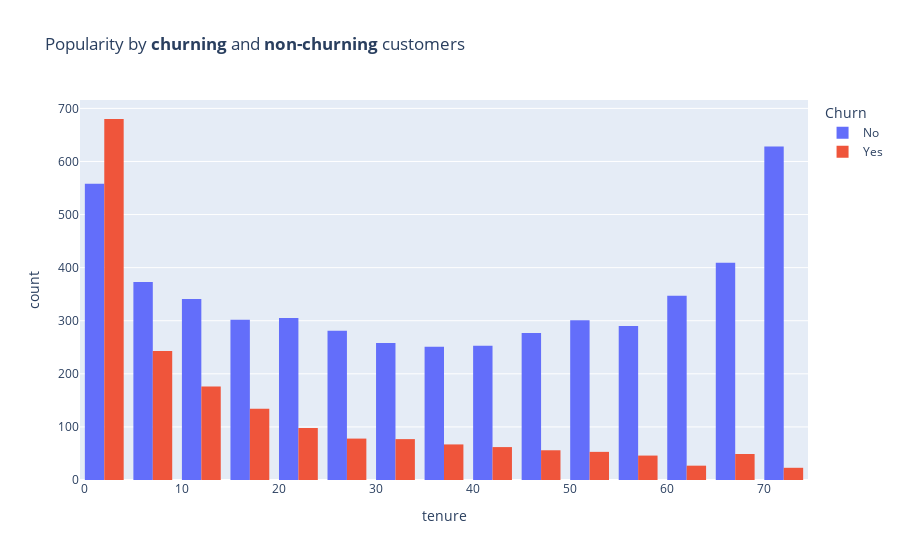

Source (notebook cell):
### Code cell
fig = px.histogram(
    data_frame=df,
    x="tenure",
    color="Churn",
    barmode="group",
    nbins=30,
    title="Popularity by <b>churning</b> and <b>non-churning</b> customers",
)
fig.show()

### Figure 1 — Plotly figure (JSON) as saved in the notebook; plotly's stock layout.template omitted (floating-point values rounded to 4 significant figures; data arrays with more than 128 entries replaced by an {"elided": "..."} marker saying what was removed)
{"data": [{"alignmentgroup": "True", "bingroup": "x", "hovertemplate": "Churn=No<br>tenure=%{x}<br>count=%{y}<extra></extra>", "legendgroup": "No", "marker": {"color": "#636efa", "pattern": {"shape": ""}}, "name": "No", "nbinsx": 30, "offsetgroup": "No", "orientation": "v", "showlegend": true, "type": "histogram", "x": {"elided": "5174 int values"}, "xaxis": "x", "yaxis": "y"}, {"alignmentgroup": "True", "bingroup": "x", "hovertemplate": "Churn=Yes<br>tenure=%{x}<br>count=%{y}<extra></extra>", "legendgroup": "Yes", "marker": {"color": "#EF553B", "pattern": {"shape": ""}}, "name": "Yes", "nbinsx": 30, "offsetgroup": "Yes", "orientation": "v", "showlegend": true, "type": "histogram", "x": {"elided": "1869 int values"}, "xaxis": "x", "yaxis": "y"}], "layout": {"barmode": "group", "legend": {"title": {"text": "Churn"}, "tracegroupgap": 0}, "title": {"text": "Popularity by <b>churning</b> and <b>non-churning</b> customers"}, "xaxis": {"anchor": "y", "domain": [0, 1], "title": {"text": "tenure"}}, "yaxis": {"anchor": "x", "domain": [0, 1], "title": {"text": "count"}}}}
